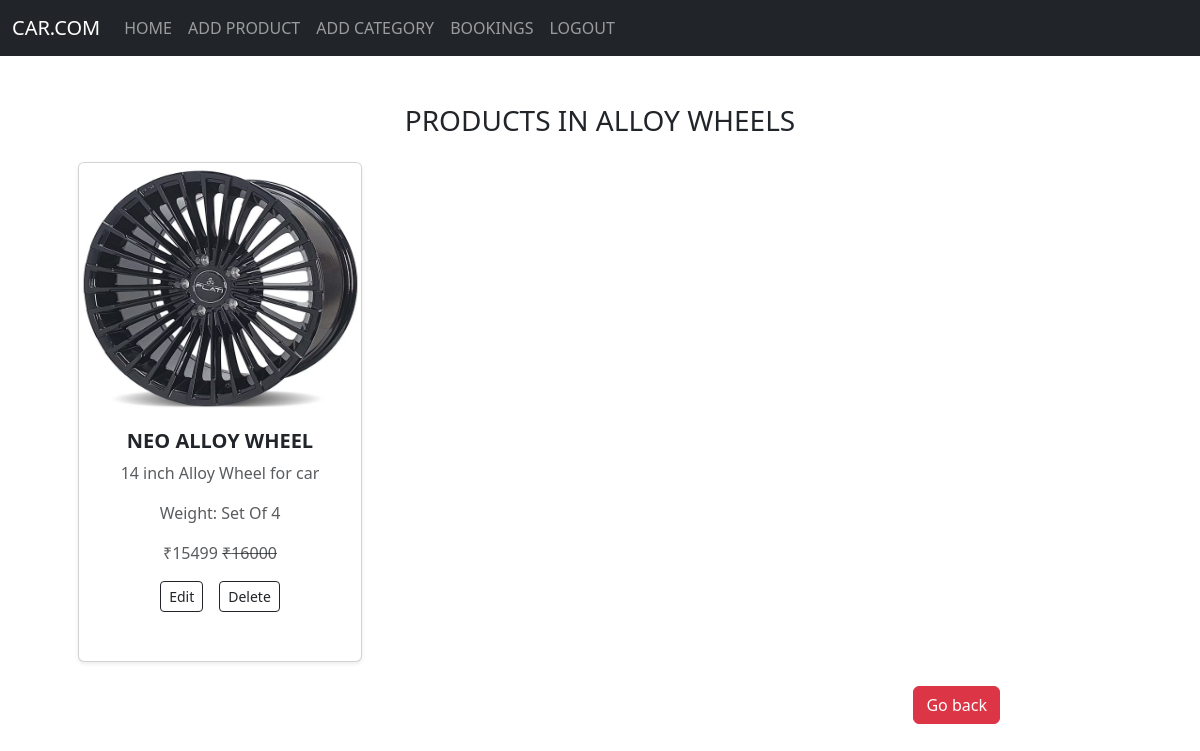
The page /view_products/9 on the database its author committed.
### app/models.py (models this page shows)
class category(models.Model):
    categories=models.TextField()

class details(models.Model):
    product=models.ForeignKey(product,on_delete=models.CASCADE)
    price=models.IntegerField()
    offer_price=models.IntegerField()
    stock=models.IntegerField()
    weight=models.TextField()

class product(models.Model):
    categories=models.ForeignKey(category,on_delete=models.CASCADE)
    pid=models.TextField(unique=True)
    name=models.TextField()
    dis=models.TextField()
    img=models.FileField()

### app/views.py (the view)
# urls.py: path('view_products/<id>',views.view_products),
def view_products(req,id):
    category1 = category.objects.get(pk=id)
    detail = details.objects.filter(product__categories=category1)
    return render(req, 'shop/viewproducts.html', {'category': category1,'detail': detail})

### templates/shop/viewproducts.html (shortened to what this page needs)
<!DOCTYPE html>
<html lang="en">
<head>
    <link href="https://cdn.jsdelivr.net/npm/bootstrap@5.3.3/dist/css/bootstrap.min.css" rel="stylesheet">
</head>
<body>
    <nav class="navbar navbar-expand-sm bg-dark navbar-dark">
        <div class="container-fluid">
            <a class="navbar-brand" href="#">CAR.COM</a>
            <div class="collapse navbar-collapse" id="collapsibleNavbar">
                <ul class="navbar-nav">
                    <li class="nav-item">
                        <a class="nav-link" href="shop_home">HOME</a>
                    </li>
                    <li class="nav-item">
                        <a class="nav-link" href="add product">ADD PRODUCT</a>
                    </li>
                    <li class="nav-item">
                        <a class="nav-link" href="cat">ADD CATEGORY</a>
                    </li>
                    <li class="nav-item">
                        <a class="nav-link" href="../bookings">BOOKINGS</a>
                    </li>
                    <li class="nav-item">
                        <a class="nav-link" href="logout">LOGOUT</a>
                    </li>
                </ul>
            </div>
        </div>
    </nav>
    <div class="container mt-5">
        <h3 class="text-center text-uppercase mb-4">Products in {{ category.categories }}</h3>
        <div class="row g-4">
            {% for i in detail %}
            <div class="col-md-4">
                <div class="card shadow-sm" style="width:80%; margin:auto; height:500px;">
                    <img class="card-img-top" src="{{ i.product.img.url }}" alt="{{ i.product.name }}"
                        style="width:100%; height:250px;">
                    <div class="card-body text-center">
                        <h5 class="card-title fw-bold">{{ i.product.name }}</h5>
                        <p class="card-text text-muted">{{ i.product.dis }}</p>
                        <p class="card-text text-muted">Weight: {{ i.weight }}</p>
                        <p style="color: black;" class="card-text text-muted">₹{{ i.offer_price }}
                            <span style="text-decoration: line-through;">₹{{ i.price }}</span>
                        </p>
                        <div class="d-flex justify-content-center gap-3">
                            <a href="edit_pro/{{ i.product.pk }}" class="btn btn-outline-dark btn-sm">
                                 Edit
                            </a>
                            <a href="delete_pro/{{ i.product.pk }}" class="btn btn-outline-dark btn-sm"
                                onclick="return confirm('Are you sure you want to delete this product?')">
                                 Delete
                            </a>
                        </div>
                    </div>
                </div>
            </div>
            {% empty %}
            <p class="text-center">No products available in this category.</p>
            {% endfor %}
        </div>
    </div>
    <div class=" mt-4" style="text-align: right;margin-right: 200px;">
        <a href="../cat" class="btn btn-danger">Go back</a>
    </div>
</body>
</html>

### rows shown on the page
category: categories "ALLOY WHEELS"
details: product.img (picture), product.name "NEO ALLOY WHEEL", product.dis "14 inch Alloy Wheel for car", weight "Set Of 4", offer_price "15499", price "16000"
